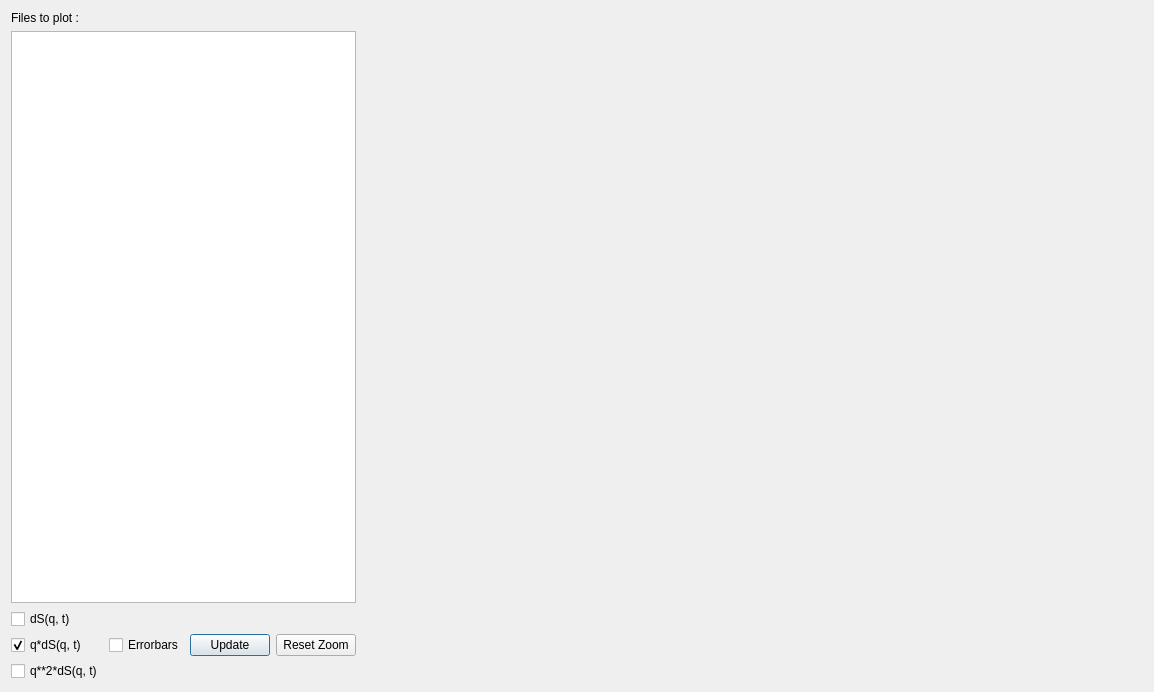
<?xml version="1.0" encoding="UTF-8"?>
<ui version="4.0">
 <class>Dialog</class>
 <widget class="QDialog" name="Dialog">
  <property name="geometry">
   <rect>
    <x>0</x>
    <y>0</y>
    <width>1154</width>
    <height>692</height>
   </rect>
  </property>
  <property name="windowTitle">
   <string>Plot Window</string>
  </property>
  <layout class="QGridLayout" name="win_lay">
   <item row="0" column="0" colspan="2">
    <layout class="QHBoxLayout" name="horizontalLayout_2">
     <item>
      <layout class="QVBoxLayout" name="verticalLayout_2">
       <item>
        <widget class="QLabel" name="label">
         <property name="text">
          <string>Files to plot :</string>
         </property>
        </widget>
       </item>
       <item>
        <widget class="QListWidget" name="CurvesToPlot">
         <property name="sizePolicy">
          <sizepolicy hsizetype="Minimum" vsizetype="Expanding">
           <horstretch>0</horstretch>
           <verstretch>0</verstretch>
          </sizepolicy>
         </property>
        </widget>
       </item>
       <item>
        <layout class="QHBoxLayout" name="horizontalLayout">
         <item>
          <layout class="QVBoxLayout" name="verticalLayout">
           <item>
            <widget class="QCheckBox" name="dsq">
             <property name="text">
              <string>dS(q, t)</string>
             </property>
             <attribute name="buttonGroup">
              <string notr="true">buttonGroup</string>
             </attribute>
            </widget>
           </item>
           <item>
            <widget class="QCheckBox" name="qdsq">
             <property name="text">
              <string>q*dS(q, t)</string>
             </property>
             <property name="checked">
              <bool>true</bool>
             </property>
             <attribute name="buttonGroup">
              <string notr="true">buttonGroup</string>
             </attribute>
            </widget>
           </item>
           <item>
            <widget class="QCheckBox" name="qqdsq">
             <property name="text">
              <string>q**2*dS(q, t)</string>
             </property>
             <property name="autoExclusive">
              <bool>false</bool>
             </property>
             <attribute name="buttonGroup">
              <string notr="true">buttonGroup</string>
             </attribute>
            </widget>
           </item>
          </layout>
         </item>
         <item>
          <widget class="QCheckBox" name="Errorbars">
           <property name="text">
            <string>Errorbars</string>
           </property>
          </widget>
         </item>
         <item>
          <widget class="QPushButton" name="ButtonUpdate">
           <property name="text">
            <string>Update</string>
           </property>
          </widget>
         </item>
         <item>
          <widget class="QPushButton" name="ResetZoom">
           <property name="text">
            <string>Reset Zoom</string>
           </property>
          </widget>
         </item>
        </layout>
       </item>
      </layout>
     </item>
     <item>
      <widget class="QWidget" name="plot" native="true">
       <property name="sizePolicy">
        <sizepolicy hsizetype="Expanding" vsizetype="Expanding">
         <horstretch>200</horstretch>
         <verstretch>200</verstretch>
        </sizepolicy>
       </property>
       <property name="sizeIncrement">
        <size>
         <width>2</width>
         <height>2</height>
        </size>
       </property>
       <layout class="QVBoxLayout" name="plot_vl"/>
      </widget>
     </item>
    </layout>
   </item>
  </layout>
 </widget>
 <resources/>
 <connections/>
 <buttongroups>
  <buttongroup name="buttonGroup"/>
 </buttongroups>
</ui>
